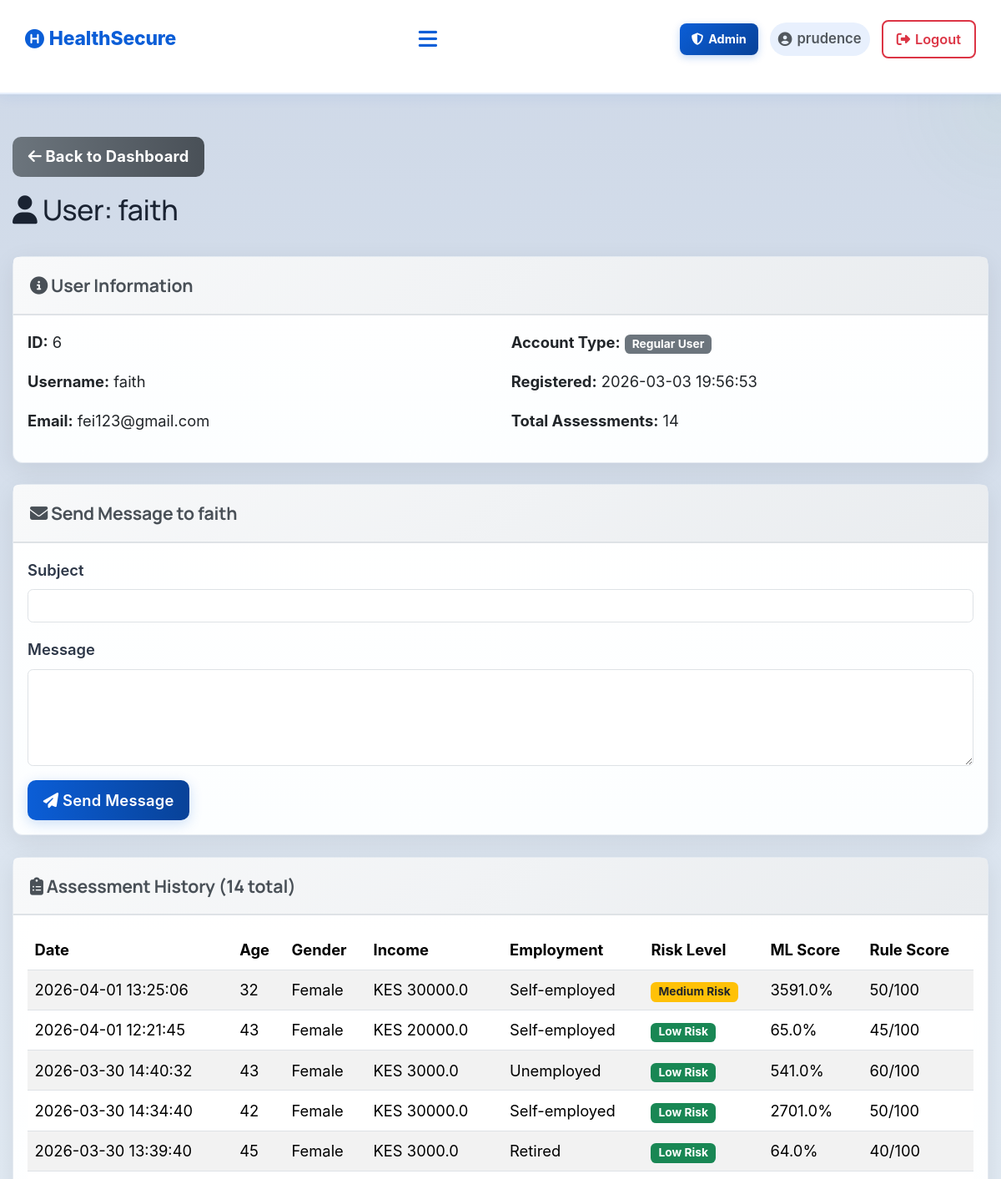
Page /admin/user/6 (signed in, upper part) on the earlier database version.
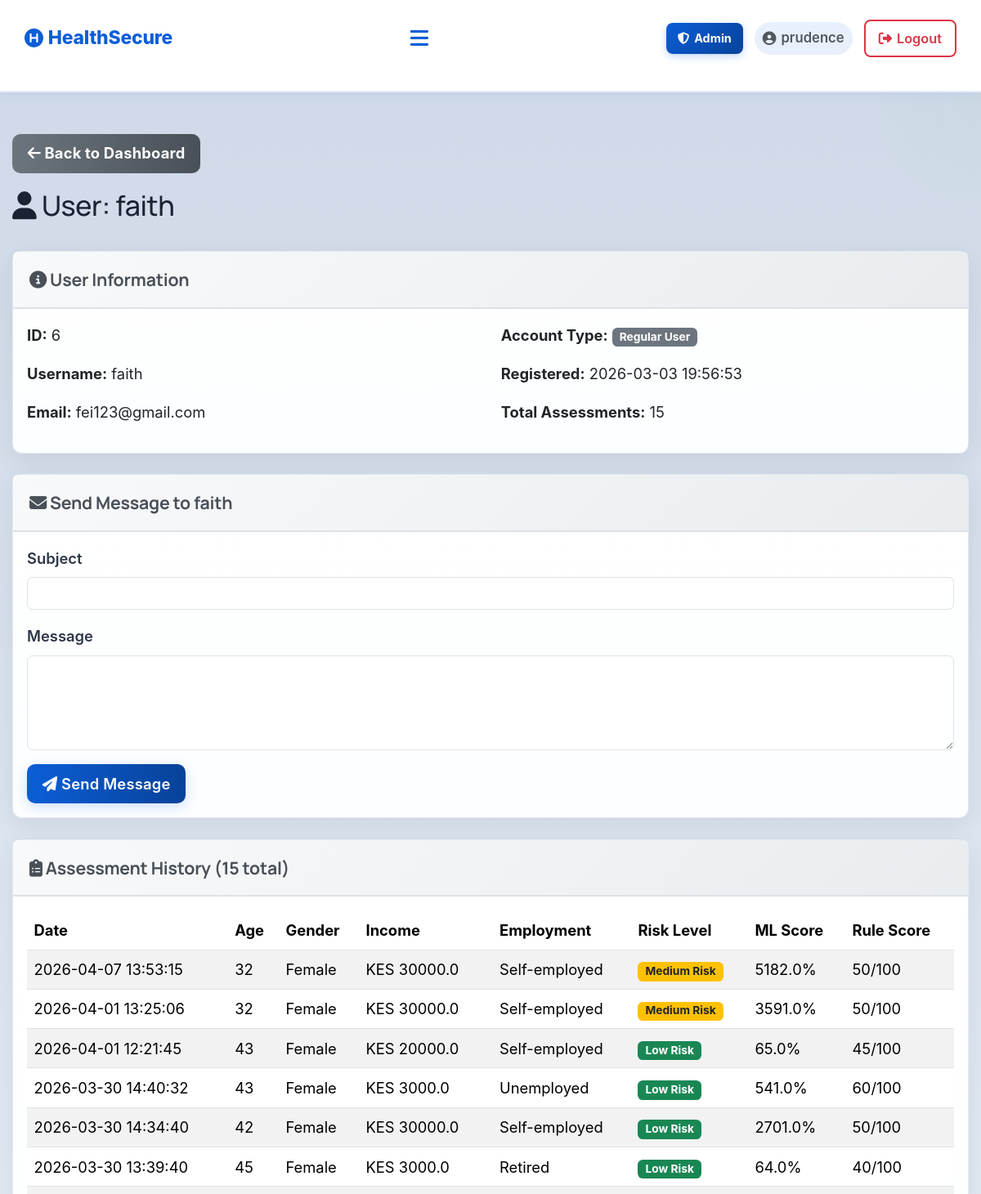
Same page on the later database version.
### tables this page shows
CREATE TABLE users (
            id INTEGER PRIMARY KEY AUTOINCREMENT,
            username TEXT UNIQUE NOT NULL,
            email TEXT UNIQUE NOT NULL,
            password TEXT NOT NULL,
            created_at TIMESTAMP DEFAULT CURRENT_TIMESTAMP
        , is_admin INTEGER DEFAULT 0);

CREATE TABLE assessments (
            id INTEGER PRIMARY KEY AUTOINCREMENT,
            user_id INTEGER NOT NULL,
            age INTEGER,
            gender TEXT,
            marital_status TEXT,
            employment_status TEXT,
            income REAL,
            children INTEGER,
            education_level TEXT,
            residence_type TEXT,
            chronic_illness TEXT,
            family_size INTEGER,
            healthcare_knowledge TEXT,
            hospital_visit_gap REAL,
            routine_checkups INTEGER,
            cancer_screening INTEGER,
            dental_checkup INTEGER,
            mental_health_support INTEGER,
            risk_level TEXT,
            probability REAL,
            created_at TIMESTAMP DEFAULT CURRENT_TIMESTAMP, rule_based_score INTEGER DEFAULT 0, rule_based_category TEXT DEFAULT "Unknown",
            FOREIGN KEY (user_id) REFERENCES users (id)
        );

### app.py (the view)
@app.route('/admin/user/<int:user_id>')
@admin_required
def admin_view_user(user_id):
    conn = get_db_connection()
    user = conn.execute('SELECT * FROM users WHERE id = ?', (user_id,)).fetchone()
    if not user:
        flash('User not found!', 'danger')
        return redirect(url_for('admin_dashboard'))
    assessments = conn.execute('''
        SELECT * FROM assessments
        WHERE user_id = ?
        ORDER BY created_at DESC
    ''', (user_id,)).fetchall()
    conn.close()
    return render_template('admin_user_view.html',
                          username=session.get('username'),
                          user=user,
                          assessments=assessments)

### app.py (called while the page is built)
@app.context_processor
def inject_assessment_results():
    return {
        'has_results': session.get('assessment_result') is not None,
        'assessment_result': session.get('assessment_result'),
        'assessment_user_data': session.get('user_data')
    }

def get_db_connection():
    conn = sqlite3.connect(DATABASE)
    conn.row_factory = sqlite3.Row
    return conn

def is_admin():
    return bool(session.get('logged_in')) and session.get('is_admin', 0) == 1

def admin_required(f):
    from functools import wraps
    @wraps(f)
    def decorated_function(*args, **kwargs):
        if not session.get('logged_in'):
            flash('Please log in to access this page.', 'warning')
            return redirect(url_for('login'))
        if not is_admin():
            flash('Access denied. Admin privileges required.', 'danger')
            return redirect(url_for('index'))
        return f(*args, **kwargs)
    return decorated_function

### templates/admin_user_view.html (shortened to what this page needs)
{% extends 'base.html' %}
{% block extra_css %}
<link rel="stylesheet" href="{{ url_for('static', filename='css/admin.css') }}">
{% endblock %}
{% block content %}
<div class="container mt-5">
    <div class="row mb-4">
        <div class="col-12">
            <a href="{{ url_for('admin_dashboard') }}" class="btn btn-secondary mb-3">
                <i class="fas fa-arrow-left"></i> Back to Dashboard
            </a>
            <h2><i class="fas fa-user"></i> User: {{ user.username }}</h2>
        </div>
    </div>
    <div class="card mb-4">
        <div class="card-header">
            <h5><i class="fas fa-info-circle"></i> User Information</h5>
        </div>
        <div class="card-body">
            <div class="row">
                <div class="col-md-6">
                    <p><strong>ID:</strong> {{ user.id }}</p>
                    <p><strong>Username:</strong> {{ user.username }}</p>
                    <p><strong>Email:</strong> {{ user.email }}</p>
                </div>
                <div class="col-md-6">
                    <p><strong>Account Type:</strong>
                        {% if user.is_admin == 1 %}
                        <span class="badge bg-danger">Administrator</span>
                        {% else %}
                        <span class="badge bg-secondary">Regular User</span>
                        {% endif %}
                    </p>
                    <p><strong>Registered:</strong> {{ user.created_at }}</p>
                    <p><strong>Total Assessments:</strong> {{ assessments|length }}</p>
                </div>
            </div>
        </div>
    </div>
    <div class="card mb-4">
        <div class="card-header">
            <h5><i class="fas fa-envelope"></i> Send Message to {{ user.username }}</h5>
        </div>
        <div class="card-body">
            <form method="POST" action="{{ url_for('admin_send_message', user_id=user.id) }}">
                <div class="mb-3">
                    <label for="subject" class="form-label">Subject</label>
                    <input type="text" class="form-control" id="subject" name="subject" required>
                </div>
                <div class="mb-3">
                    <label for="message" class="form-label">Message</label>
                    <textarea class="form-control" id="message" name="message" rows="4" required></textarea>
                </div>
                <button type="submit" class="btn btn-primary">
                    <i class="fas fa-paper-plane"></i> Send Message
                </button>
            </form>
        </div>
    </div>
    <div class="card">
        <div class="card-header">
            <h5><i class="fas fa-clipboard-list"></i> Assessment History ({{ assessments|length }} total)</h5>
        </div>
        <div class="card-body">
            {% if assessments %}
            <div class="table-responsive">
                <table class="table table-striped table-hover">
                    <thead>
                        <tr>
                            <th>Date</th>
                            <th>Age</th>
                            <th>Gender</th>
                            <th>Income</th>
                            <th>Employment</th>
                            <th>Risk Level</th>
                            <th>ML Score</th>
                            <th>Rule Score</th>
                        </tr>
                    </thead>
                    <tbody>
                        {% for assessment in assessments %}
                        <tr>
                            <td>{{ assessment.created_at }}</td>
                            <td>{{ assessment.age }}</td>
                            <td>{{ assessment.gender }}</td>
                            <td>KES {{ assessment.income|round(0) }}</td>
                            <td>{{ assessment.employment_status }}</td>
                            <td>
                                {% if assessment.risk_level == 'High Risk' %}
                                <span class="badge bg-danger">{{ assessment.risk_level }}</span>
                                {% elif assessment.risk_level == 'Medium Risk' %}
                                <span class="badge bg-warning text-dark">{{ assessment.risk_level }}</span>
                                {% else %}
                                <span class="badge bg-success">{{ assessment.risk_level }}</span>
                                {% endif %}
                            </td>
                            <td>{{ (assessment.probability * 100)|round(1) }}%</td>
                            <td>{{ assessment.rule_based_score }}/100</td>
                        </tr>
                        {% endfor %}
                    </tbody>
                </table>
            </div>
            {% else %}
            <p class="text-muted">No assessments yet for this user.</p>
            {% endif %}
        </div>
    </div>
</div>
{% endblock %}

### templates/base.html (shortened to what this page needs)
<!DOCTYPE html>
<html lang="en">
<head>
    <link rel="stylesheet" href="https://cdn.jsdelivr.net/npm/bootstrap@5.3.2/dist/css/bootstrap.min.css">
    <link rel="stylesheet" href="https://cdnjs.cloudflare.com/ajax/libs/font-awesome/6.4.0/css/all.min.css">
    <link rel="stylesheet" href="{{ url_for('static', filename='css/base.css') }}">
    <link rel="stylesheet" href="{{ url_for('static', filename='css/style.css') }}">
    {% block extra_css %}{% endblock %}
</head>
<body>
<nav class="navbar" role="navigation" aria-label="Main navigation">
    <a href="{{ url_for('index') }}" class="logo" aria-label="HealthSecure Home">
        <i class="fa-solid fa-circle-h" aria-hidden="true"></i> HealthSecure
    </a>
    <button class="hamburger-menu" id="hamburgerBtn" aria-label="Toggle navigation" aria-expanded="false" aria-controls="navLinks">
        <i class="fa-solid fa-bars" aria-hidden="true"></i>
    </button>
    <div class="nav-right">
        {% if session.logged_in %}
            {% if session.is_admin == 1 %}
                <a href="{{ url_for('admin_dashboard') }}" class="nav-admin-link">
                    <i class="fa-solid fa-shield-halved" aria-hidden="true"></i> Admin
                </a>
            {% endif %}
            <span class="nav-username">
                <i class="fa-solid fa-circle-user" aria-hidden="true"></i> {{ session.username }}
            </span>
            <a href="{{ url_for('logout') }}" class="nav-auth-link nav-logout-link">
                <i class="fas fa-sign-out-alt" aria-hidden="true"></i> Logout
            </a>
        {% endif %}
    </div>
</nav>
<main id="main-content">
    {% block content %}{% endblock %}
</main>
</body>
</html>

### static/css/style.css (style rules this page uses)
:root { --bg: #f6f9fc; --surface: #ffffff; --primary: #0b5ed7; --primary-dark: #084298; --primary-light: #e8f0fd; --accent: #28a745; --muted: #52585e; --text: #1a2332; --soft: #eef2f6; --glass: rgba(255,255,255,0.75); --card-shadow: 0 8px 30px rgba(2,12,27,0.08); --radius: 12px; --transition: all 0.25s ease; }
* { margin: 0; padding: 0; box-sizing: border-box; font-family: "Inter", "Segoe UI", system-ui, sans-serif; }
html, body { overflow-x: hidden; max-width: 100%; }
body { background: linear-gradient(180deg, #ced8e7 0%, #eef6fb 100%); color: var(--text); -webkit-font-smoothing: antialiased; -moz-osx-font-smoothing: grayscale; position: relative; min-height: 100vh; width: 100%; }
body::before { content: ""; position: fixed; top: -7%; right: -7%; width: 420px; height: 420px; background: radial-gradient(circle at 30% 30%, rgba(4, 30, 68, 0.06), transparent 30%), radial-gradient(circle at 80% 70%, rgba(123,211,137,0.04), transparent 30%); pointer-events: none; z-index: 0; }
.navbar { display: flex; align-items: center; justify-content: space-between; padding: 14px 5%; background: #ffffff; backdrop-filter: blur(10px); border-bottom: 2px solid rgba(11, 94, 215, 0.10); box-shadow: 0 2px 16px rgba(11,94,215,0.08); position: sticky; top: 0; z-index: 1000; }
.logo { font-size: 1.35rem; font-weight: 800; color: var(--primary); letter-spacing: -0.2px; text-decoration: none; display: inline-flex; align-items: center; gap: 6px; flex-shrink: 0; }
.nav-right { display: flex; align-items: center; gap: 14px; }
.btn { border-radius: 10px; padding: .6rem 1.1rem; font-weight: 700; letter-spacing: 0.2px; transition: transform .12s ease, box-shadow .12s ease, opacity .12s ease; }
.btn-primary, .btn-success { background: linear-gradient(90deg, var(--primary), var(--primary-dark)) !important; border: none !important; color: #ffffff !important; box-shadow: 0 4px 16px rgba(11,94,215,0.20); font-weight: 600; }
.btn-secondary { background: linear-gradient(90deg, #6c757d, #495057) !important; color: #ffffff !important; border: none !important; }
.card, .feature-card { border-radius: 12px; }
.card { min-height: 100%; display: flex; flex-direction: column; }
.card-body { flex: 1; display: flex; flex-direction: column; }
.table { background: white; border-radius: 8px; overflow: hidden; }
@media (max-width: 1200px) { .navbar { padding: 18px 30px; } }
.btn-primary { background: var(--secondary); color: white; }
.table-responsive { overflow-x: auto; }
.card-header { background: linear-gradient(135deg, #f8f9fa 0%, #e9ecef 100%); padding: 20px; border-bottom: 2px solid #dee2e6; }
.card-header h5 { margin: 0; color: #495057; font-weight: 700; }
.form-label { display: block; margin-bottom: 8px; font-weight: 600; color: #2d3748; }

### static/css/admin.css (style rules this page uses)
.table-responsive { overflow-x: auto; }

Differences in the rows shown:
added assessments: created_at "2026-04-07 13:53:15", age "32", gender "Female", income "30000.0", employment_status "Self-employed", risk_level "Medium Risk", (assessment.probability*100)|round(1) "5182.0", rule_based_score "50"
Other differences:
{{ assessments|length }}: "14" → "15"
